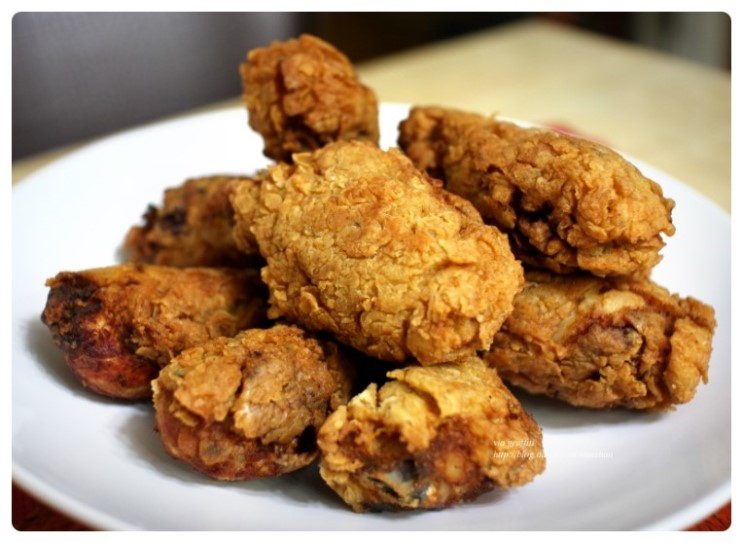
#> input picture 04ImgClassifier/kfood/FriedChicken/Img_028_0048.jpg, 743 x 543 px, given in place of , which was not available
$ python 13kfood_makedata.py
#> lines starting #> are read from the running program, lines starting #| are printed output that depends on the picture; pictures that were not available may be replaced by others from this repository, and a replacement may not be noted
import numpy as np
import cv2
import glob
import os
from sklearn.model_selection import train_test_split

# 설정
root_dir = "./kfood"
categories = ["FriedChicken", "Kimchi", "MiyeoGuk", "Ramen", "Samgyeopsal"]
image_size = 224 # 긴 변을 기준으로 크기 조정

X = [] #이미지 데이터
Y = [] # 레이블 데이터

# 이미지 로드 및 리사이징 함수 (비율 유지)
def load_and_resize_image(path):
#> called with path = './kfood/FriedChicken/'
  img = cv2.imread(path)
#> img is the input picture: shape (543, 743, 3); mean B, G, R 107.1, 140.5, 172
  if img is None:
    return None
  img = cv2.cvtColor(img, cv2.COLOR_BGR2RGB) # RGB 변환

  h, w, _ = img.shape
#> h = 543; w = 743
  if h > w:
    new_h, new_w = image_size, int(w * (image_size / h))
  else:
    new_h, new_w = int(h * (image_size / w)), image_size
#> new_h = 163; new_w = 224

  img = cv2.resize(img, (new_w, new_h))
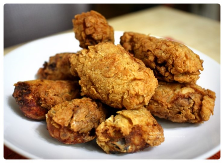
#> img: shape (163, 224, 3); mean R, G, B 172, 140.5, 107.1

  # 정사각형으로 패딩 추가
  pad_h = (image_size - new_h) // 2
#> pad_h = 30
  pad_w = (image_size - new_w) // 2
#> pad_w = 0
  img = cv2.copyMakeBorder(img, pad_h, image_size - new_h - pad_h,
                           pad_w, image_size - new_w - pad_w,
                           cv2.BORDER_CONSTANT, value=[0, 0, 0])
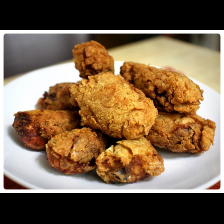
#> img: shape (224, 224, 3); mean R, G, B 125.2, 102.3, 77.9
  return img

# 데이터 수집
all_data = []
for idx, category in enumerate(categories):
  image_dir = os.path.join(root_dir, category)
  files = glob.glob(image_dir + "/")
  print(f"{category} 처리 중... ({len(files)}개)")

  for file in files:
    img = load_and_resize_image(file)
    if img is not None:
      all_data.append((img, idx)) # 이미지 데이터, 레이블
#> pass 2 of the loop `for idx, category in enumerate(categories):`:
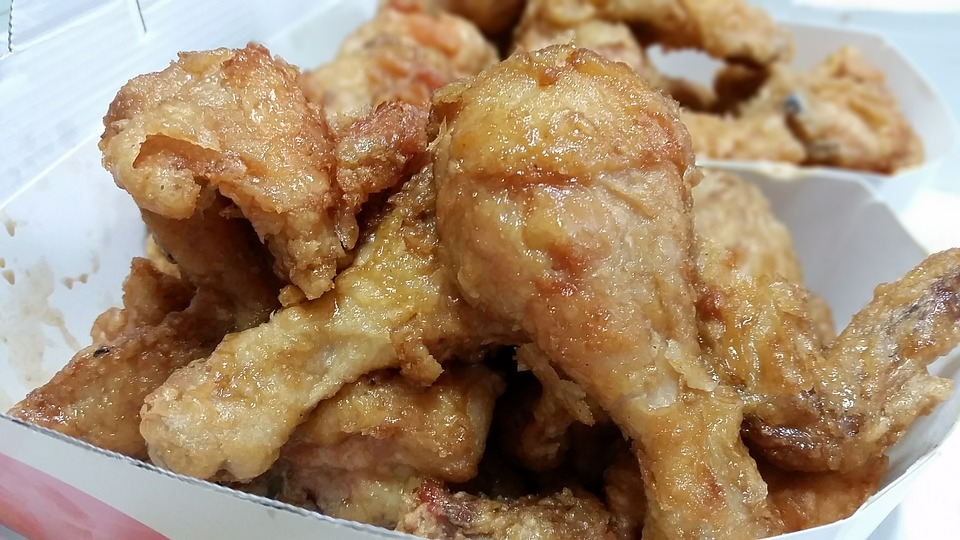
#> input picture 04ImgClassifier/kfood/FriedChicken/Img_028_0089.jpg, 960 x 540 px, given in place of , which was not available
#> in load_and_resize_image, img is the input picture: shape (540, 960, 3); mean B, G, R 111.7, 139.5, 165.1
#> in load_and_resize_image (call 2), `img = cv2.resize(img, (new_w, new_h))`:
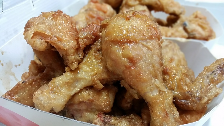
#> img: shape (126, 224, 3); mean R, G, B 165, 139.4, 111.5
#> in load_and_resize_image (call 2), `img = cv2.copyMakeBorder(img, pad_h, image_size - new_h - pad_h, pad_w..`:
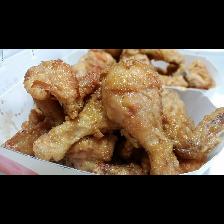
#> img: shape (224, 224, 3); mean R, G, B 92.8, 78.4, 62.7

# 데이터 섞기
np.random.shuffle(all_data)

# 데이터 분리
X_data = np.array([x[0] for x in all_data])
Y_data = np.array([x[1] for x in all_data])

# 훈련/테스트 데이터 분리 (80:20)
X_train, X_test, Y_train, Y_test = (train_test_split(X_data, Y_data, test_size=0.2, random_state=42))

# Numpy 배열 저장
np.savez(root_dir+"./kfood_dataset.npz", X_train=X_train, X_test=X_test,
         Y_train=Y_train, Y_test=Y_test)
print("Task Finished..!!")
